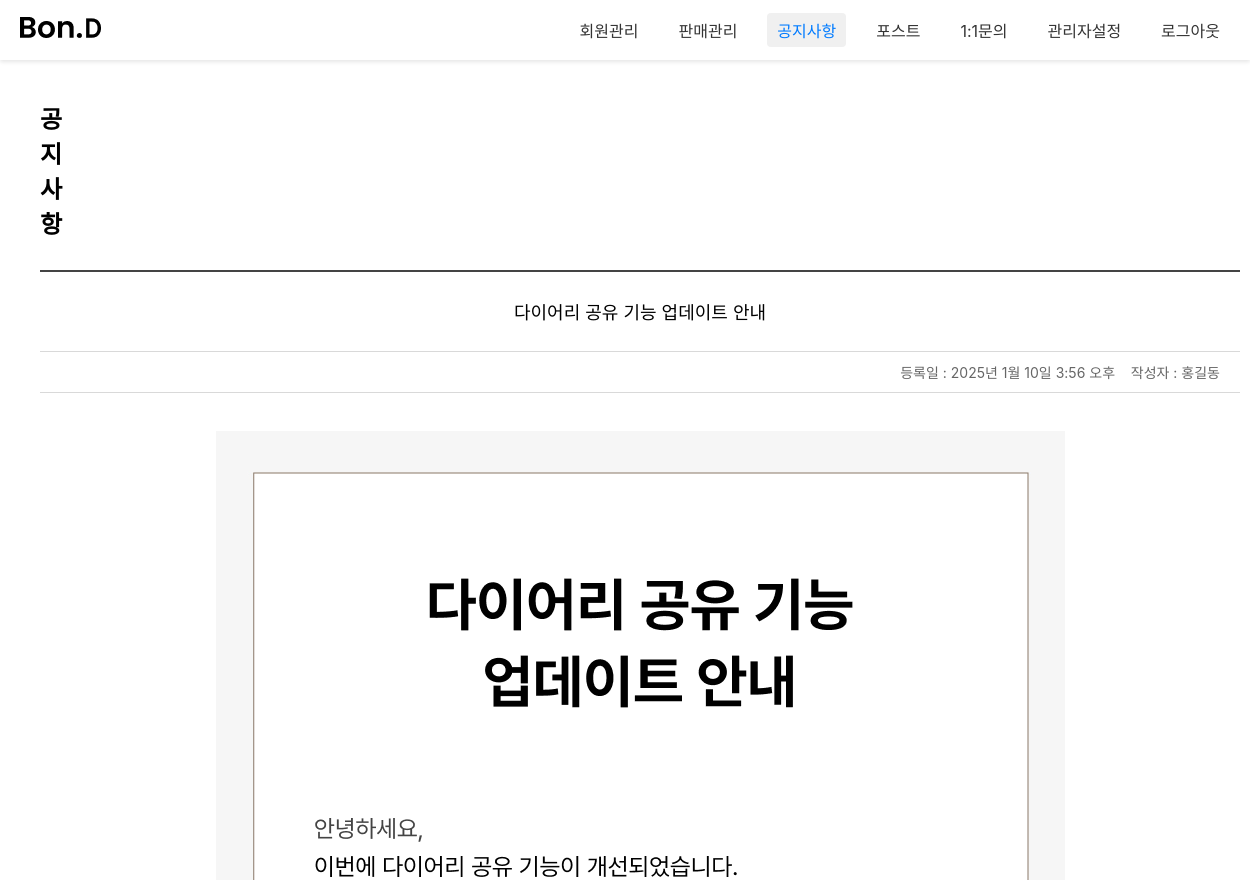
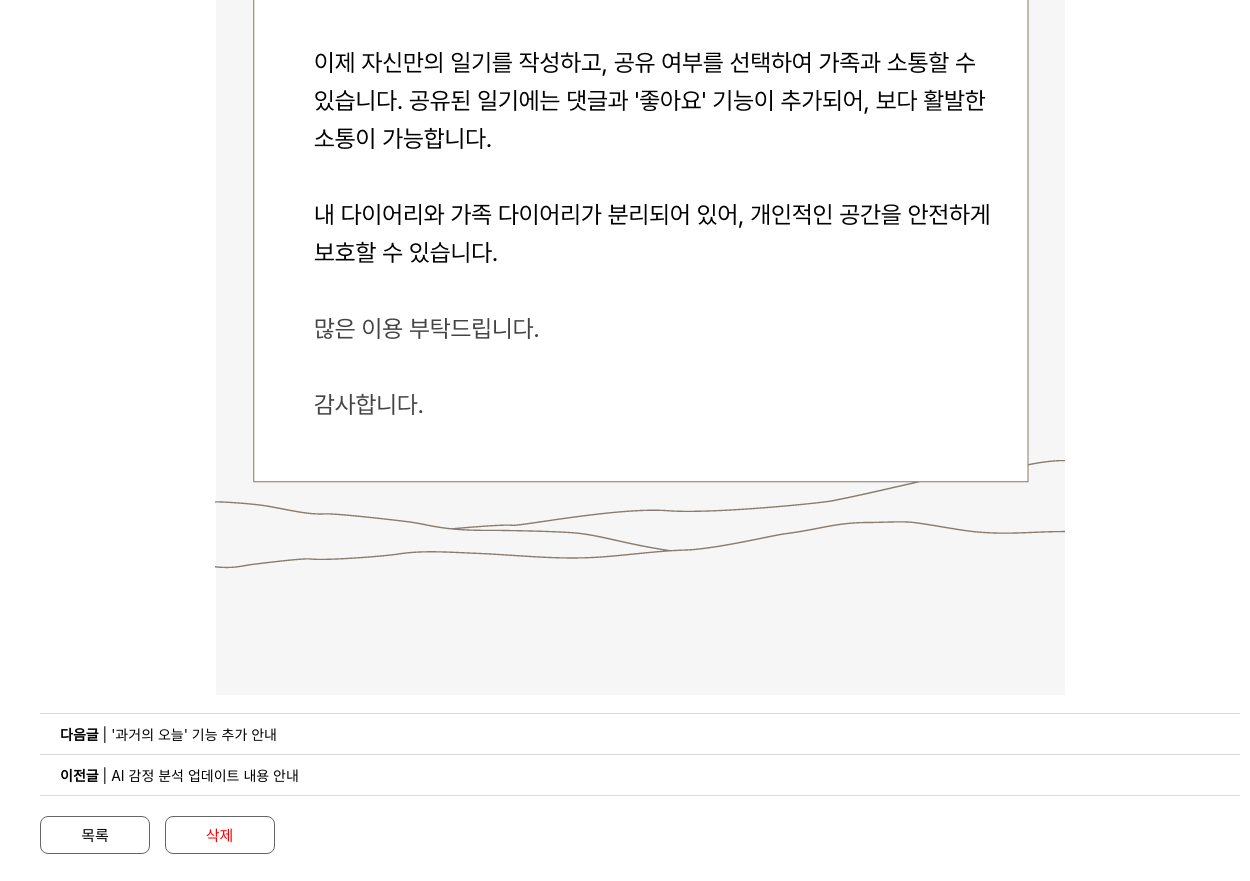
The page /admin1/admin_notiView/12/ on the database its author committed (2 pictures, top to bottom).
### customer/models.py (models this page shows, shortened)
class NoticeBoard(models.Model):
  bno = models.AutoField(primary_key=True)
  member = models.ForeignKey(Administrator,on_delete=models.SET_NULL, null=True)
  btitle = models.CharField(max_length=1000)
  bcontent = models.TextField()
  bdate = models.DateTimeField(auto_now_add=True)
  bfile = models.ImageField(null=True, blank=True, upload_to='uploads/')
  bfile_thumbnail = models.ImageField(null=True, blank=True, upload_to='uploads/')
  userid = models.CharField(max_length=100,null=True, blank=True)
  bmail = models.CharField(max_length=100, null=True, blank=True)
  category = models.IntegerField(null=True, blank=False)
  status = models.CharField(max_length=50, null=True, blank=True)

### admin1/models.py (models this page shows, shortened)
class Administrator(models.Model):
  ano = models.IntegerField(default=0)
  id = models.CharField(max_length=50,primary_key=True)
  pw = models.CharField(max_length=100)
  name = models.CharField(max_length=100)
  nickname = models.CharField(max_length=100,default='관리자')
  tel = models.CharField(max_length=20,default='010-0000-0000')
  role = models.IntegerField()
  adate = models.DateTimeField(auto_now=True)

### admin1/views.py (the view)
# urls.py: path('admin_notiView/<int:bno>/', views.admin_notiView, name="admin_notiView"),
def admin_notiView(request, bno):
	qs = NoticeBoard.objects.get(bno=bno)
	prev_qs = NoticeBoard.objects.filter(bno__lt=bno, category=1).order_by('-bno').first()
	next_qs = NoticeBoard.objects.filter(bno__gt=bno, category=1).order_by('bno').first()
	context = {
		"noti": qs,
		"prev_board": prev_qs,
		"next_board": next_qs,
	}
	return render(request, 'admin_notiView.html', context)

### admin1/templates/admin_notiView.html (shortened to what this page needs)
{% load static %}
<!DOCTYPE html>
<html lang="ko">
<head>
<link rel="stylesheet" href="{% static 'css/admin1/admin_notiWrite.css'%}">
<link rel="stylesheet" href="{% static 'css/admin1/admin_login.css'%}">
</head>
<body>
	<nav class="gnb">
		<a href="#" class="logo"><img src="/static/images/admin1/logo_sample.png" alt=""></a>
		<div class="menu">
			<a href="/admin1/admin_memList/">회원관리</a>
			<a href="#">판매관리</a>
			<a href="/admin1/admin_noticeList/" class='active'>공지사항</a>
			<a href="/admin1/admin_postList/">포스트</a>
			<a href="/admin1/admin_qList/" >1:1문의</a>
			<a href="/admin1/admin_adminList/">관리자설정</a>
			<a id='a_logout'>로그아웃</a>
		</div>
	</nav>
	<div class="container">
		<div class="con_header">
			<h2>공지사항</h2>
		</div>
		<div id="view_wrap">
			<table>
				<tr class="first_row">
					<td colspan='2'>{{noti.btitle}}</td>
				</tr>
				<tr class='info_row'>
					<td colspan='2'>등록일 : {{noti.bdate}}&nbsp&nbsp&nbsp&nbsp작성자 : {{noti.member.name}}</td>
				</tr>
				<tr>
					<td colspan="2" class='content'>
						<br>
						{% if noti.bfile %}
						<img src="{{noti.bfile.url}}" alt="{{noti.bfile}}">
						{% endif %}
					</td>
				</tr>
				<tr>
					<td colspan="2"><strong>다음글</strong> <span class="separator">|</span><a href="/admin1/admin_notiView/{{next_board.bno}}/">&nbsp{{next_board.btitle}}</a></td>
				</tr>
				<tr>
					<td colspan="2"><strong>이전글</strong> <span class="separator">|</span><a href="/admin1/admin_notiView/{{prev_board.bno}}/">&nbsp{{prev_board.btitle}}</a></td>
				</tr>
			</table>
			<button type='button' id='lBtn'>목록</button>
			<button type='button' id='delBtn' style='color:red;'>삭제</button>
		</div>
	</div>
</body>
</html>

### static/css/admin1/admin_notiWrite.css (style rules this page uses)
* { margin: 0; padding: 0; font-family: "Pretendard Variable", Pretendard, -apple-system, BlinkMacSystemFont, system-ui, Roboto, "Helvetica Neue", "Segoe UI", "Apple SD Gothic Neo", "Noto Sans KR", "Malgun Gothic", "Apple Color Emoji", "Segoe UI Emoji", "Segoe UI Symbol", sans-serif; }
.container { width: 100%; height: 1200px; padding: 40px 40px 0 40px; box-sizing: border-box; margin-bottom: 40px; }
.con_header { display: flex; gap: 10px; }
.con_header h2 { margin-right: 1520px; }
#view_wrap table { margin-top: 30px; width: 1200px; border-collapse: collapse; margin-bottom: 20px; }
#view_wrap table td { padding: 10px 20px; box-sizing: border-box; }
#view_wrap table .first_row { text-align: center; height: 80px; font-size: 18px; border-top: 2px solid #444; border-bottom: 1px solid #d9d9d9; }
#view_wrap table .info_row { text-align: right; height: 28px; font-size: 14px; color: #666; border-bottom: 1px solid #d9d9d9; }
#view_wrap table .content { text-align: center; font-size: 16px; line-height: 28px; height: 30px; border-bottom: 1px solid #d9d9d9; }
#view_wrap table tr { font-size: 14px; height: 24px; border-bottom: 1px solid #d9d9d9; }
#view_wrap table img { margin: 0 auto; }
#view_wrap button { width: 110px; height: 38px; font-size: 15px; margin-bottom: 40px; margin-right: 10px; background: #fff; border: 1px solid #666; border-radius: 8px; cursor: pointer; }

### static/css/admin1/admin_login.css (style rules this page uses)
* { margin: 0; padding: 0; font-family: "Pretendard Variable", Pretendard, -apple-system, BlinkMacSystemFont, system-ui, Roboto, "Helvetica Neue", "Segoe UI", "Apple SD Gothic Neo", "Noto Sans KR", "Malgun Gothic", "Apple Color Emoji", "Segoe UI Emoji", "Segoe UI Symbol", sans-serif; }
a { text-decoration: none; color: inherit; cursor: pointer; }
.gnb { display: flex; align-items: center; justify-content: space-between; height: 60px; background-color: #ffffff; padding: 0 20px; box-shadow: 0 2px 4px rgba(0, 0, 0, 0.1); }
.gnb .logo { font-size: 20px; font-weight: bold; color: #333; text-decoration: none; }
.gnb .menu { display: flex; gap: 20px; }
.gnb .menu a { text-decoration: none; color: #333; font-size: 16px; padding: 5px 10px; border-radius: 4px; transition: background-color 0.3s, color 0.3s; }
.gnb .menu a:hover, .gnb .menu a.active { background-color: #f0f0f0; color: #007bff; }

### rows shown on the page
NoticeBoard: btitle "다이어리 공유 기능 업데이트 안내", bdate "2025년 1월 10일 3:56 오후", member.name "홍길동", bfile (picture)
NoticeBoard: btitle "'과거의 오늘' 기능 추가 안내"
NoticeBoard: btitle "AI 감정 분석 업데이트 내용 안내"
